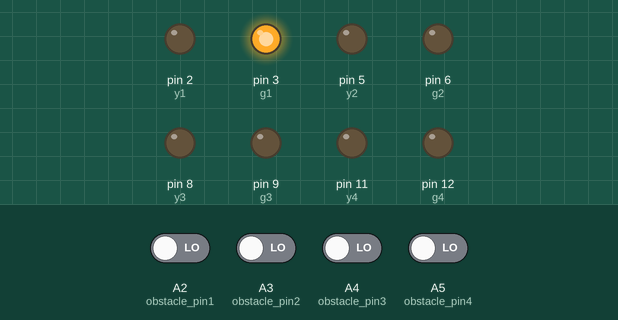
Bench run of a sketch on a simulated Arduino Uno, built with avr-gcc and run on an emulated ATmega328P. Parts: output pins drawn as LEDs (lit = HIGH). Inputs (shaded band) come from the test bench; at power-on: A2 (obstacle_pin1), A3 (obstacle_pin2), A4 (obstacle_pin3), A5 (obstacle_pin4) LOW. Pins used as bus, display or sensor lines are not drawn.

Above: at 0.2 s.
At 0.6 s:
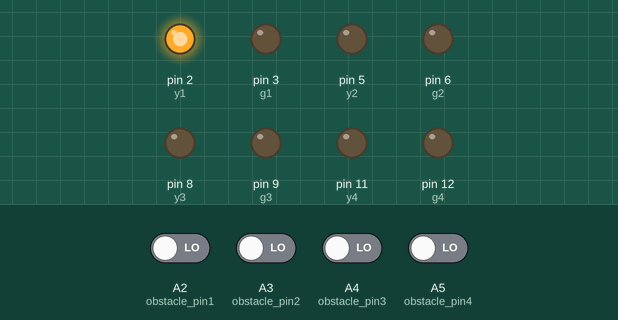
At 1.2 s:
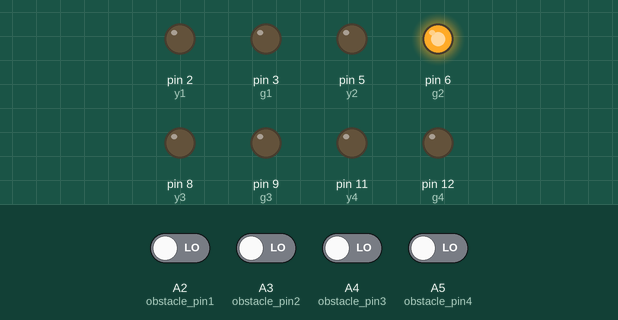
At 2.3 s:
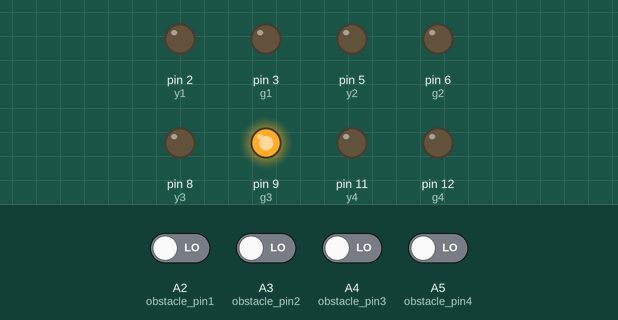
At 3.4 s:
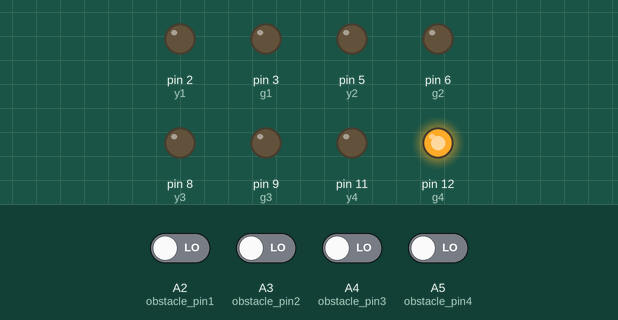
At 4.2 s:
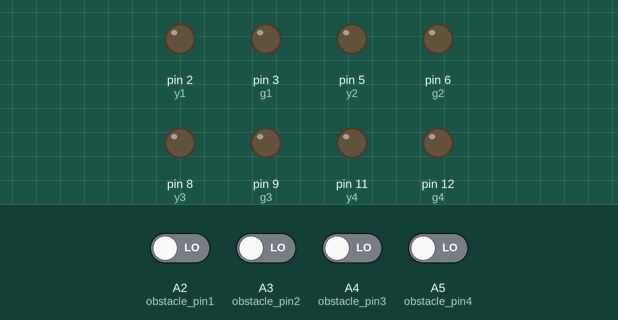
Timing chart, 0 to 5.7 s (numbered marks = the images above):
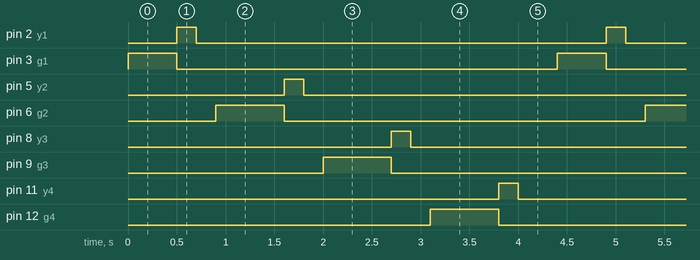

The sketch:

real_time_traffic_monitoring_system_3-1.ino
```cpp
int r1=13;
int y1=2;
int g1=3;
int r2=4;
int y2=5;
int g2=6;
int r3=7;
int y3=8;
int g3=9;
int r4=10;
int y4=11;
int g4=12;
int isobstacle=LOW;
int obstacle_pin1=A2;
int obstacle_pin2=A3;


int obstacle_pin3=A4;
int obstacle_pin4=A5;
void setup() {
  // put your setup code here, to run once:
pinMode (r1,OUTPUT);
pinMode (y1,OUTPUT);
pinMode (g1,OUTPUT);
pinMode (r2,OUTPUT);
pinMode (y2,OUTPUT);
pinMode (g2,OUTPUT);
pinMode (r3,OUTPUT);
pinMode (y3,OUTPUT);
pinMode (g3,OUTPUT);
pinMode (r4,OUTPUT);
pinMode (y4,OUTPUT);
pinMode (g4,OUTPUT);
pinMode(obstacle_pin1,INPUT);
pinMode(obstacle_pin2,INPUT);
pinMode(obstacle_pin3,INPUT);
pinMode(obstacle_pin4,INPUT);

}void loop() {
  // put your main code here, to run repeatedly:
digitalWrite(g1,HIGH);
digitalWrite(r2,HIGH);
digitalWrite(r3,HIGH);
digitalWrite(r4,HIGH);
isobstacle=digitalRead(obstacle_pin1);
   if(isobstacle==HIGH)
   {
    Serial.println("1");
    delay(1000);
   }
   else{
    Serial.println("0");
    delay(500);
   }


  digitalWrite(y1,HIGH);
   digitalWrite(g1,LOW);
   delay(200);
   digitalWrite(y1,LOW);
   digitalWrite(r1,HIGH);
   delay(200);
   digitalWrite(g2,HIGH);
   digitalWrite(r2,LOW);
   delay(200);
   isobstacle=digitalRead(obstacle_pin2);
     if(isobstacle==HIGH)
     {
      Serial.println("1");
    delay(1000);
     }
     else
     {
        Serial.println("0");
        delay(500);
      }
digitalWrite(y2,HIGH);
   digitalWrite(g2,LOW);
   delay(200);
   digitalWrite(y2,LOW);
   digitalWrite(r2,HIGH);
   delay(200);
   digitalWrite(g3,HIGH);
   digitalWrite(r3,LOW);
   delay(200);
   isobstacle=digitalRead(obstacle_pin3);
      if(isobstacle==HIGH)
      {
        Serial.println("1");
        delay(1000);
      }

 else{
        Serial.println("0");
        delay(500);
      }
      digitalWrite(y3,HIGH);
   digitalWrite(g3,LOW);
   delay(200);
   digitalWrite(y3,LOW);
   digitalWrite(r3,HIGH);
   delay(200);
   digitalWrite(g4,HIGH);
   digitalWrite(r4,LOW);
   delay(200);

   isobstacle=digitalRead(obstacle_pin4);
      if(isobstacle==HIGH)
      {
        Serial.println("1");
        delay(1000);
      }
 else{
        Serial.println("0");
        delay(500);
      }
      digitalWrite(y4,HIGH);
   digitalWrite(g4,LOW);
   delay(200);
   digitalWrite(y4,LOW);
   digitalWrite(r4,HIGH);
   delay(200);
   digitalWrite(r1,HIGH);
   delay(200);
}
```

Measured:
- by itself, pin 2 (y1), pin 5 (y2), pin 8 (y3), pin 11 (y4): alternates HIGH for 0.20 s and LOW for 4.2 s
- by itself, pin 3 (g1): alternates HIGH for 0.50 s and LOW for 3.9 s
- by itself, pin 6 (g2), pin 9 (g3), pin 12 (g4): alternates HIGH for 0.70 s and LOW for 3.7 s
